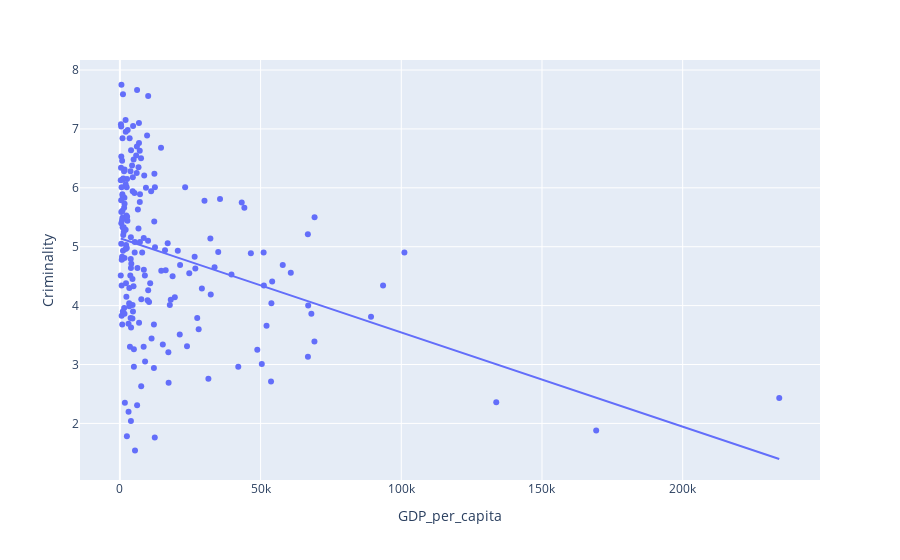
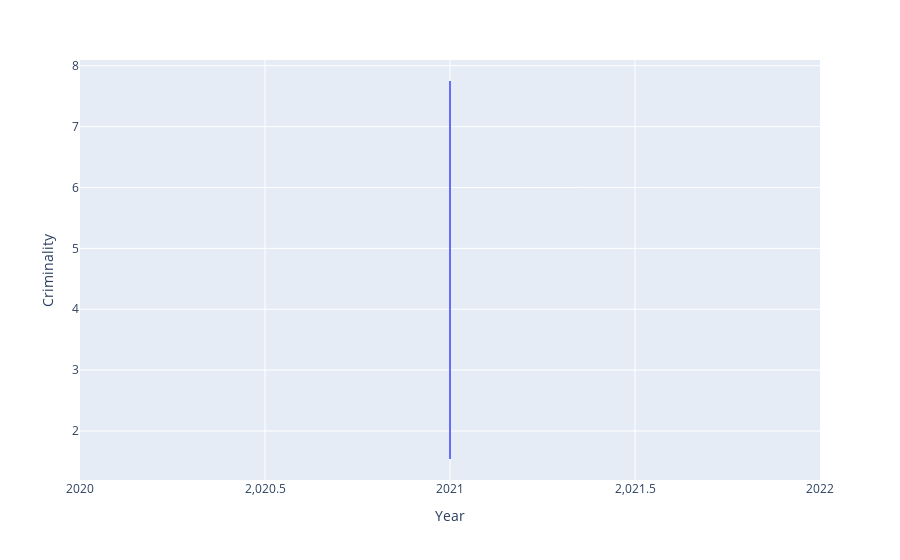
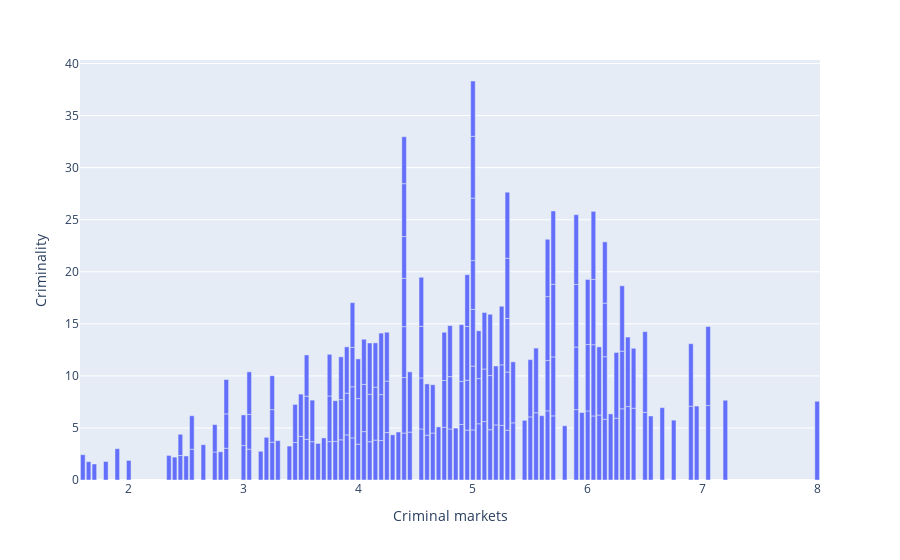

The code cell stored with these charts, in order, in its notebook:
### Code cell
# Creating a heatmap
numeric_df = df1.select_dtypes(include=['float64', 'int64'])
fig5 = px.imshow(numeric_df.corr())

# Creating a pie chart
fig6 = px.pie(df1, values='Criminality', names='Criminal markets')

# Creating a histogram
fig7 = px.histogram(df1['Criminality'])

# Creating a box plot
fig8 = px.box(df1, y='Criminality', x='Region')

# Showing the graphs
figs = [fig1, fig2, fig3, fig4, fig5, fig6, fig7, fig8]
for fig in figs:
    fig.show()

### Figure 1 — Plotly figure (JSON) as saved in the notebook; plotly's stock layout.template omitted (floating-point values rounded to 4 significant figures; data arrays with more than 128 entries replaced by an {"elided": "..."} marker saying what was removed)
{"data": [{"hovertemplate": "GDP_per_capita=%{x}<br>Criminality=%{y}<extra></extra>", "legendgroup": "", "marker": {"color": "#636efa", "symbol": "circle"}, "mode": "markers", "name": "", "orientation": "v", "showlegend": false, "type": "scatter", "x": {"elided": "193 float values"}, "xaxis": "x", "y": {"elided": "193 float values"}, "yaxis": "y"}, {"hovertemplate": "<b>OLS trendline</b><br>Criminality = -1.59964e-05 * GDP_per_capita + 5.14392<br>R<sup>2</sup>=0.121532<br><br>GDP_per_capita=%{x}<br>Criminality=%{y} <b>(trend)</b><extra></extra>", "legendgroup": "", "marker": {"color": "#636efa", "symbol": "circle"}, "mode": "lines", "name": "", "showlegend": false, "type": "scatter", "x": {"elided": "193 float values"}, "xaxis": "x", "y": {"elided": "193 float values"}, "yaxis": "y"}], "layout": {"legend": {"tracegroupgap": 0}, "margin": {"t": 60}, "xaxis": {"anchor": "y", "domain": [0, 1], "title": {"text": "GDP_per_capita"}}, "yaxis": {"anchor": "x", "domain": [0, 1], "title": {"text": "Criminality"}}}}

### Figure 2 — Plotly figure (JSON) as saved in the notebook; plotly's stock layout.template omitted (floating-point values rounded to 4 significant figures; data arrays with more than 128 entries replaced by an {"elided": "..."} marker saying what was removed)
{"data": [{"hovertemplate": "Year=%{x}<br>Criminality=%{y}<extra></extra>", "legendgroup": "", "line": {"color": "#636efa", "dash": "solid"}, "marker": {"symbol": "circle"}, "mode": "lines", "name": "", "orientation": "v", "showlegend": false, "type": "scatter", "x": {"elided": "193 int values"}, "xaxis": "x", "y": {"elided": "193 float values"}, "yaxis": "y"}], "layout": {"legend": {"tracegroupgap": 0}, "margin": {"t": 60}, "xaxis": {"anchor": "y", "domain": [0, 1], "title": {"text": "Year"}}, "yaxis": {"anchor": "x", "domain": [0, 1], "title": {"text": "Criminality"}}}}

### Figure 3 — Plotly figure (JSON) as saved in the notebook; plotly's stock layout.template omitted (floating-point values rounded to 4 significant figures; data arrays with more than 128 entries replaced by an {"elided": "..."} marker saying what was removed)
{"data": [{"alignmentgroup": "True", "hovertemplate": "Criminal markets=%{x}<br>Criminality=%{y}<extra></extra>", "legendgroup": "", "marker": {"color": "#636efa", "pattern": {"shape": ""}}, "name": "", "offsetgroup": "", "orientation": "v", "showlegend": false, "textposition": "auto", "type": "bar", "x": {"elided": "193 float values"}, "xaxis": "x", "y": {"elided": "193 float values"}, "yaxis": "y"}], "layout": {"barmode": "relative", "legend": {"tracegroupgap": 0}, "margin": {"t": 60}, "xaxis": {"anchor": "y", "domain": [0, 1], "title": {"text": "Criminal markets"}}, "yaxis": {"anchor": "x", "domain": [0, 1], "title": {"text": "Criminality"}}}}
